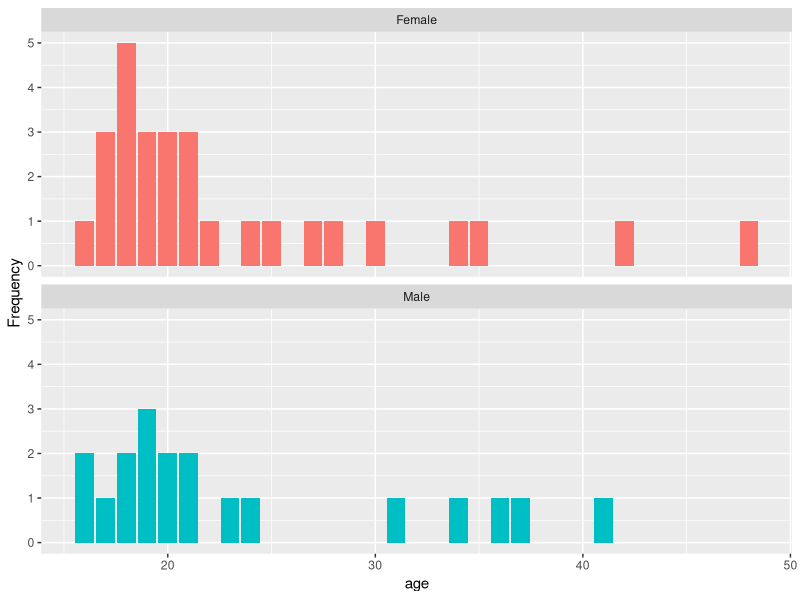
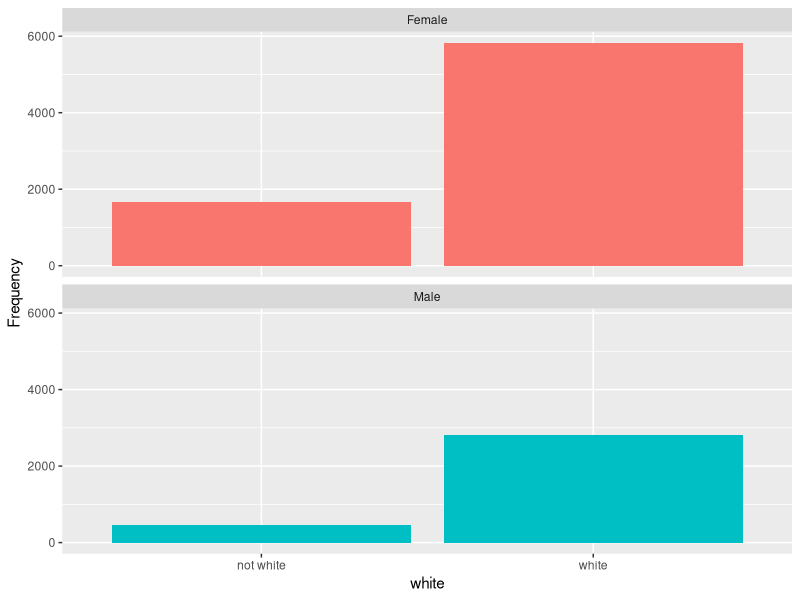

Generate these figures, in order, with R:
## ---- chunk 1
library(tidyverse)
## ---- chunk 2
hiphop <- read_csv(here::here("supporting_artifacts", "ref.work",
                              "lab3", "hiphop.csv"))

## ---- chunk 3
str(hiphop)
#this was used to observe the variable types but was not helpful to indlude in a report so include was set to false. 
## ---- chunk 4
hiphop_clean <- hiphop |> 
  mutate(
    across(where(is.character), as.factor)
    ) 
  
  
## ---- chunk 5
hiphop_clean |> 
  distinct(word, .keep_all = TRUE) |> 
  count()
## ---- chunk 6
hiphop_w <- hiphop_clean |> 
  mutate(
    white = if_else(ethnic == "white", "white", "not white")
  )

## ---- chunk 7
demo <- hiphop_clean |> 
  distinct(subj, .keep_all = TRUE) |> 
  select(sex, age, ethnic)|> 
  mutate(sex = as.factor(sex),
         ethnic = as.factor(ethnic)) |> 
  select(sex, age, ethnic)
demo |> 
  summary()
 
demo <- demo |> 
  distinct(sex, age, ethnic, .keep_all = TRUE)
  
demo |> 
  count()
## ---- chunk 8
#|plot_position: center
ggplot(data = demo) +
  geom_bar(
    mapping = aes(x = age, fill = sex),
    show.legend = FALSE
    ) +
  facet_wrap(~sex, nrow = 2) +
  ylab("Frequency")
            
ggplot(data = hiphop_w) +
  geom_bar(mapping = aes(x = white, 
                         fill = sex),
           show.legend = FALSE) +
  facet_wrap(~sex, nrow = 2)+
  ylab("Frequency")
## ---- chunk 9

familiar <- hiphop_clean |> 
  filter(age < 20) |> 
  select(word,familiarity) |> 
  group_by(word) |> 
  summarise(mean_fam = mean(familiarity))
familiar |> 
  slice_max(mean_fam)|> 
  print()
familiar |> 
  slice_min(mean_fam)|> 
  print()



familiar <- hiphop_w |> 
 filter(white == "not white",
        sex == "Female") |> 
 select(word, familiarity) |> 
 group_by(word) |> 
 summarise(mean_fam = mean(familiarity))
familiar |> 
 slice_max(mean_fam) |> 
  print()
familiar |> 
 slice_min(mean_fam)|> 
  print()
 
familiar <- hiphop_w |> 
 filter(white == "white",
        age > 30,
        sex == "Male") |> 
 select(word, familiarity) |> 
 group_by(word) |> 
   summarise(mean_fam = mean(familiarity))

familiar |> 
   slice_max(mean_fam)|> 
  print()
  
familiar |> 
   slice_min(mean_fam)|> 
  print()
## ---- chunk 10
hiphop_clean |> 
  distinct(subj, .keep_all = TRUE) |> 
  filter(age %in% 17:23,
         city %in% 10000:60000,
         sex == "Male",
         ethnic == "white") |> 
  slice_max(order_by = bieber, n = 1) |> 
  select(subj)

